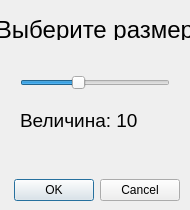
<?xml version="1.0" encoding="UTF-8"?>
<ui version="4.0">
 <class>Sizes</class>
 <widget class="QDialog" name="Sizes">
  <property name="geometry">
   <rect>
    <x>0</x>
    <y>0</y>
    <width>190</width>
    <height>210</height>
   </rect>
  </property>
  <property name="minimumSize">
   <size>
    <width>190</width>
    <height>210</height>
   </size>
  </property>
  <property name="maximumSize">
   <size>
    <width>190</width>
    <height>210</height>
   </size>
  </property>
  <property name="Sizes" stdset="0">
   <string>Dialog</string>
  </property>
  <widget class="QDialogButtonBox" name="buttonBox">
   <property name="geometry">
    <rect>
     <x>0</x>
     <y>170</y>
     <width>180</width>
     <height>40</height>
    </rect>
   </property>
   <property name="orientation">
    <enum>Qt::Horizontal</enum>
   </property>
   <property name="standardButtons">
    <set>QDialogButtonBox::Cancel|QDialogButtonBox::Ok</set>
   </property>
  </widget>
  <widget class="QLabel" name="label_choise_size">
   <property name="geometry">
    <rect>
     <x>0</x>
     <y>20</y>
     <width>190</width>
     <height>20</height>
    </rect>
   </property>
   <property name="font">
    <font>
     <pointsize>18</pointsize>
    </font>
   </property>
   <property name="text">
    <string>Выберите размер</string>
   </property>
   <property name="alignment">
    <set>Qt::AlignCenter</set>
   </property>
  </widget>
  <widget class="QLabel" name="label_size_value">
   <property name="geometry">
    <rect>
     <x>20</x>
     <y>110</y>
     <width>150</width>
     <height>20</height>
    </rect>
   </property>
   <property name="font">
    <font>
     <pointsize>14</pointsize>
    </font>
   </property>
   <property name="text">
    <string>Величина: 10</string>
   </property>
  </widget>
  <widget class="QSlider" name="SliderSize">
   <property name="geometry">
    <rect>
     <x>20</x>
     <y>70</y>
     <width>150</width>
     <height>25</height>
    </rect>
   </property>
   <property name="minimum">
    <number>1</number>
   </property>
   <property name="maximum">
    <number>25</number>
   </property>
   <property name="pageStep">
    <number>1</number>
   </property>
   <property name="value">
    <number>10</number>
   </property>
   <property name="orientation">
    <enum>Qt::Horizontal</enum>
   </property>
  </widget>
 </widget>
 <resources/>
 <connections>
  <connection>
   <sender>buttonBox</sender>
   <signal>accepted()</signal>
   <receiver>Sizes</receiver>
   <slot>accept()</slot>
   <hints>
    <hint type="sourcelabel">
     <x>248</x>
     <y>254</y>
    </hint>
    <hint type="destinationlabel">
     <x>157</x>
     <y>274</y>
    </hint>
   </hints>
  </connection>
  <connection>
   <sender>buttonBox</sender>
   <signal>rejected()</signal>
   <receiver>Sizes</receiver>
   <slot>reject()</slot>
   <hints>
    <hint type="sourcelabel">
     <x>316</x>
     <y>260</y>
    </hint>
    <hint type="destinationlabel">
     <x>286</x>
     <y>274</y>
    </hint>
   </hints>
  </connection>
 </connections>
</ui>
